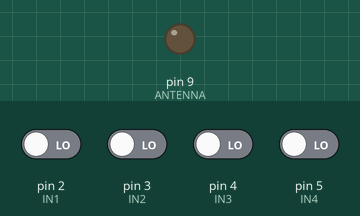
Bench run of a sketch on a simulated Arduino Uno, built with avr-gcc and run on an emulated ATmega328P. On the bench: output pins drawn as LEDs (lit = HIGH). Inputs (shaded band) come from the test bench; at power-on: pin 2 (IN1), pin 3 (IN2), pin 4 (IN3), pin 5 (IN4) LOW.

Above: at 0.15 s.
Timing chart, 0 to 1.6 s (numbered marks = the images above):
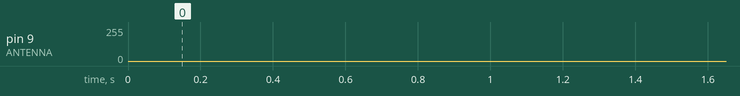

The sketch:

sketch.ino
```cpp
#define ANTENNA 9
#define IN1 2
#define IN2 3
#define IN3 4
#define IN4 5
void setup()
 {
    // set up Timer 1
    TCCR1A = _BV (COM1A0);  // toggle OC1A on Compare Match
    TCCR1B = _BV(WGM12) | _BV(CS10);   // CTC, no prescaler
    OCR1A =  9;       // compare A register value to 10 (zero relative)

    pinMode(IN1, INPUT);
    pinMode(IN2, INPUT);
    pinMode(IN3, INPUT);
    pinMode(IN4, INPUT);
}
void loop() {
    int n1 = digitalRead(IN1) * 1;
    int n2 = digitalRead(IN2) * 2;
    int n3 = digitalRead(IN3) * 4;
    int n4 = digitalRead(IN4) * 8;
    int note = n1 + n2 + n3 + n4;
    play(note + 1);
}

void play(int n) {
    pinMode(ANTENNA, OUTPUT);
    delay(n);
    pinMode(ANTENNA, INPUT);
    delay(n);
}
```
